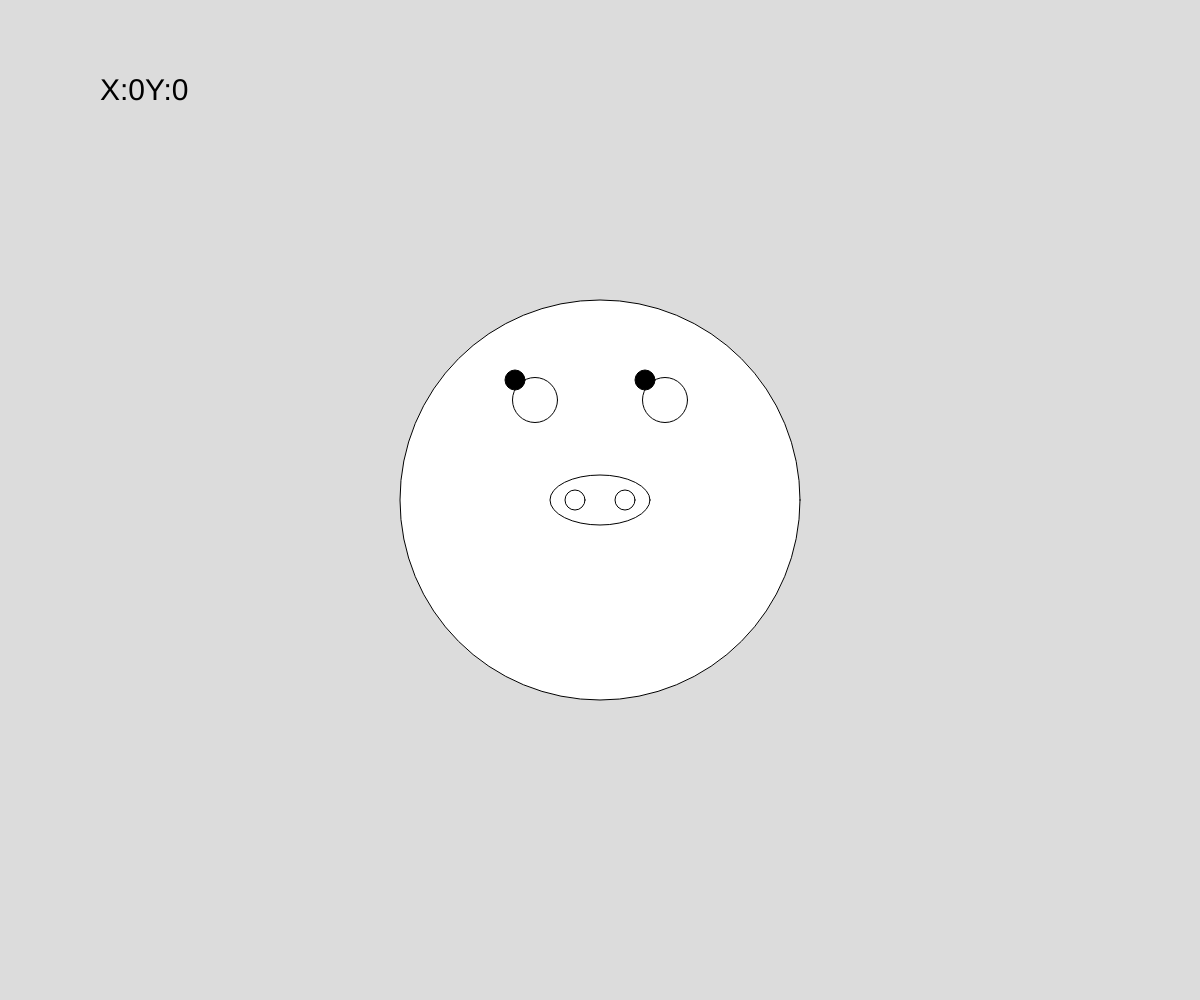
Frame 1 (no input)
Frame 60 (no input): identical to frame 1, image omitted
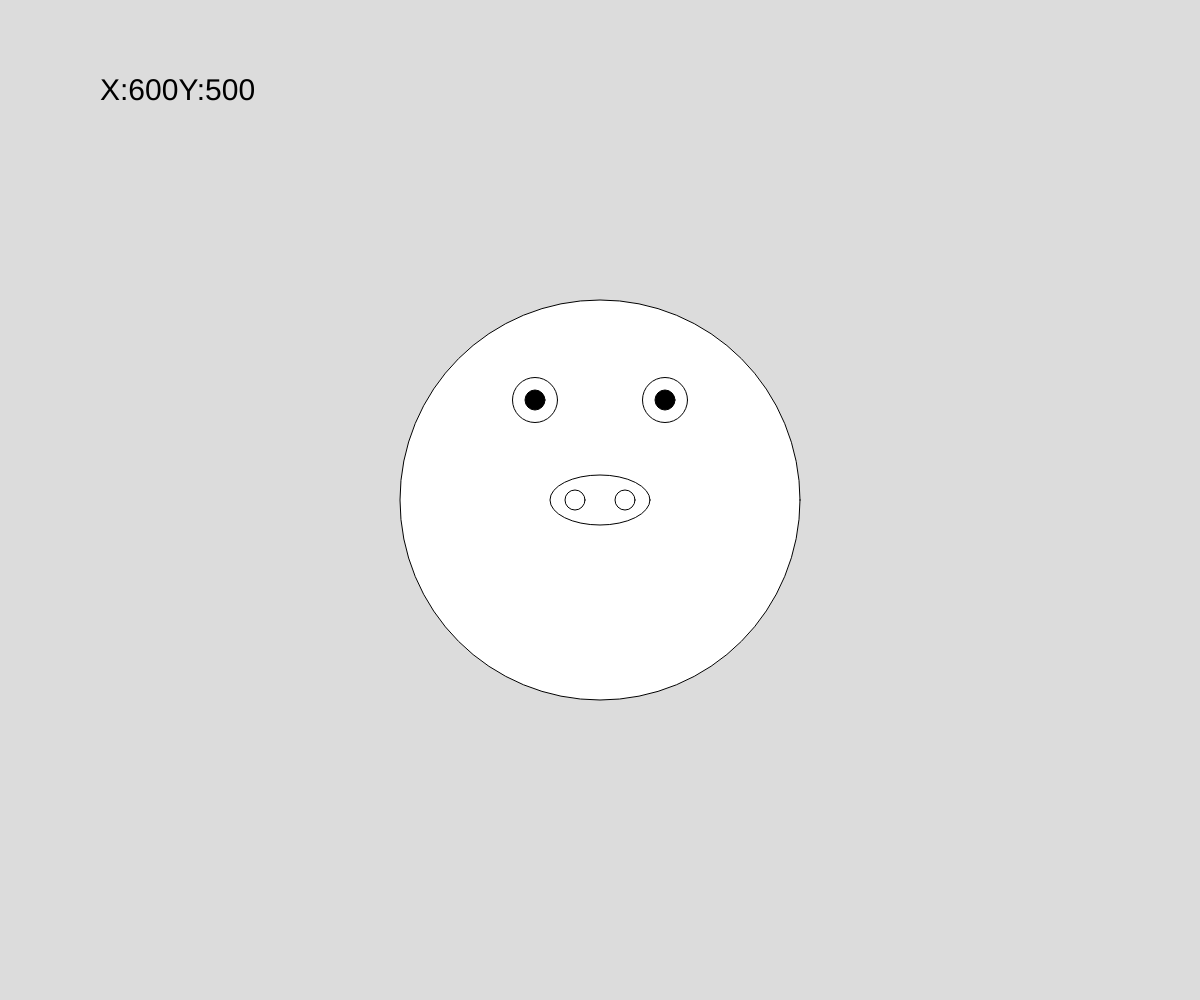
Frame 120 (the mouse pressed at the canvas centre since frame 60)

The p5.js sketch that drew these frames (run headless with seeded random() and noise() and a simulated clock; from frame 60 on, the mouse is pressed at the canvas centre):

// p5.js sketch
// ── sketch.js
function setup() {
  createCanvas(windowWidth,windowHeight);
}

function draw() {
  background(220);
  textSize(30)
  text("X:" +mouseX+"Y:" +mouseY,100,100)//顯示滑鼠移動的座標，位置在100,100
  for(var i=0;i<5;i++)
  
push()
 translate(width/2,height/2)
 ellipse(0,0,400)
 ellipse(0,0,100,50)
 ellipse(-25,0,20)//左鼻孔
 ellipse(+25,0,20)//右鼻孔

 ellipse(-65,-100,45)
 ellipse(+65,-100,45)

 fill(0)
 ellipse(-65+map(mouseX,0,width,-20,20),-100+map(mouseY,0,height,-20,20),20)
 ellipse(+65+map(mouseX,0,width,-20,20),-100+map(mouseY,0,height,-20,20),20)
 fill(220,20,56)

//  if(mouseIsPressed)
//  {
//   fill(255,0,0)
//   arc(0,74,200,5,0,PI)
//  }

pop()
}
